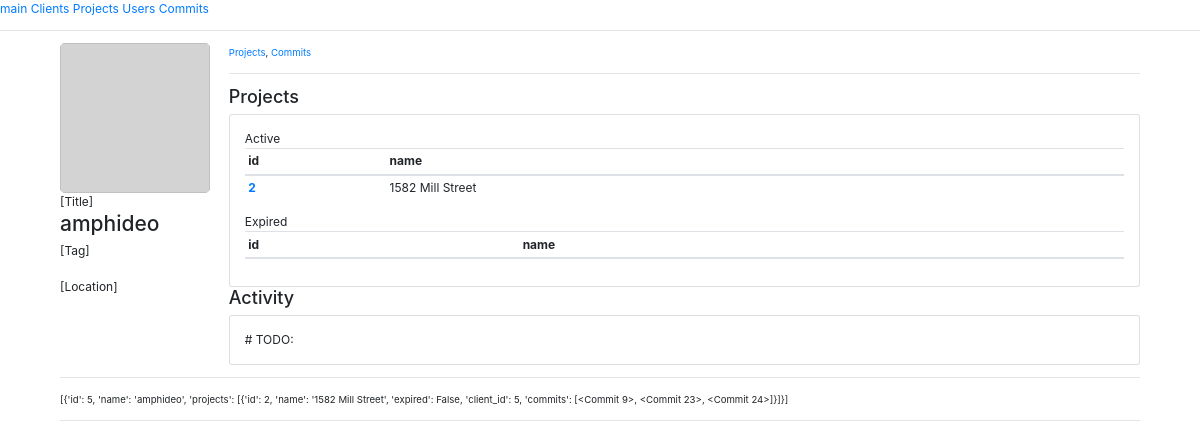
The page /client/5 on the database its author committed.
### app.py (models this page shows, shortened)
class Client(db.Model):
    id = db.Column(db.Integer, primary_key=True)
    name = db.Column(db.String)
    projects = db.relationship('Project',
        backref=db.backref('Clients', lazy=True))

class Project(db.Model):
    id = db.Column(db.Integer, primary_key=True)
    name = db.Column(db.String)
    expired = db.Column(db.Boolean, default=False)
    client_id = db.Column(db.Integer, db.ForeignKey('client.id'),
        nullable=False)
    commits = db.relationship('Commit',
        backref=db.backref('Project', lazy=True))

class Commit(db.Model):
    id = db.Column(db.Integer, primary_key=True)
    working_files = db.Column(db.String)
    deliverable = db.Column(db.String)
    subdate = db.Column(db.DateTime, default=datetime.datetime.utcnow)
    commit_type = db.Column(db.String)
    commit_round = db.Column(db.Integer, default=1)
    expired = db.Column(db.Boolean, default=False)
    note = db.Column(db.String)
    user_id = db.Column(db.Integer, db.ForeignKey('user.id'),
        nullable=False)
    project_id = db.Column(db.Integer, db.ForeignKey('project.id'),
        nullable=False)
    def __repr__(self):
        return '<Commit %r>' % self.id

### app.py (the view)
@app.route('/client/<int:id>')
def client(id):
    data = module.func.client_get(id)
    projects = []
    for project in data[0]['projects']:
        raw_project = Project.query.filter_by(id=project.id).first()
        projects.append(module.func.scheme_project(raw_project))
    data[0]['projects'] = projects
    return render_template('client.html', data=data)

### module/func.py (called while the page is built)
def scheme_project(row):
    return {
        'id': row.id,
        'name': row.name,
        'expired': row.expired,
        'client_id': row.client_id,
        'commits': row.commits
    }

def scheme_client(row):
    return {
        'id': row.id,
        'name': row.name,
        'projects': row.projects
    }

def client_get(id):
    row = app.Client.query.filter_by(id=id).first()
    if row != None:
        output = []
        x = scheme_client(row)
        output.append(x)
        return output
    return []

### templates/client.html (shortened to what this page needs)
{% extends "base.html" %}
{% block content %}
<div style="display:flex">
    <div style="width: 200px;">
        <img style="border-radius: 5px;background-color: lightgray;width:150px; height:150px;">
        [Title]<br>
        <h3>{{data.0.name}}</h3>
        [Tag]
        <br>
        <br>
        [Location]
    </div>
    <div style="width:100%;">
        <small><a href="">Projects</a>, <a href="">Commits</a></small>
        <hr>
        <div>
            <h4>Projects</h4>
            <div class="card" style="width: 100%;">
                <div class="card-body">
                    Active
                    <table class="table table-sm table-hover">
                        <thead>
                            <tr>
                            <th scope="col">id</th>
                            <th scope="col">name</th>
                            </tr>
                        </thead>
                        <tbody>
                                {% for project in data.0.projects %}
                                {% if project.expired == False %}
                                <tr>
                                <th scope="row"><a href="/project/{{project.id}}">{{project.id}}</a></th>
                                <td>{{project.name}}</td>
                                </tr>
                                {% endif %}
                        {% endfor %}
                        </tbody>
                    </table>
                    Expired
                    <table class="table table-sm table-hover">
                        <thead>
                            <tr>
                            <th scope="col">id</th>
                            <th scope="col">name</th>
                            </tr>
                        </thead>
                    </table>
                </div>
            </div>
        </div>
        <div>
                <h4>Activity</h4>
                <div class="card" style="width: 100%;">
                    <div class="card-body">
                        <p class="card-text">
                            # TODO:
                        </p>
                    </div>
                </div>
            </div>
    </div>
</div>
<hr>
        <small>{{data}}</small>
{% endblock %}

### rows shown on the page
Client: name "amphideo"
Project: id "2", name "1582 Mill Street"
Commit: id "[{'id': 5, 'name': 'amphideo', 'projects': [{'id': 2, 'name': '1582 Mill Street', 'expired': False, 'client_id': 5, 'commits': [<Commit 9>, <Commit 23>, <Commit 24>]}]}]"
